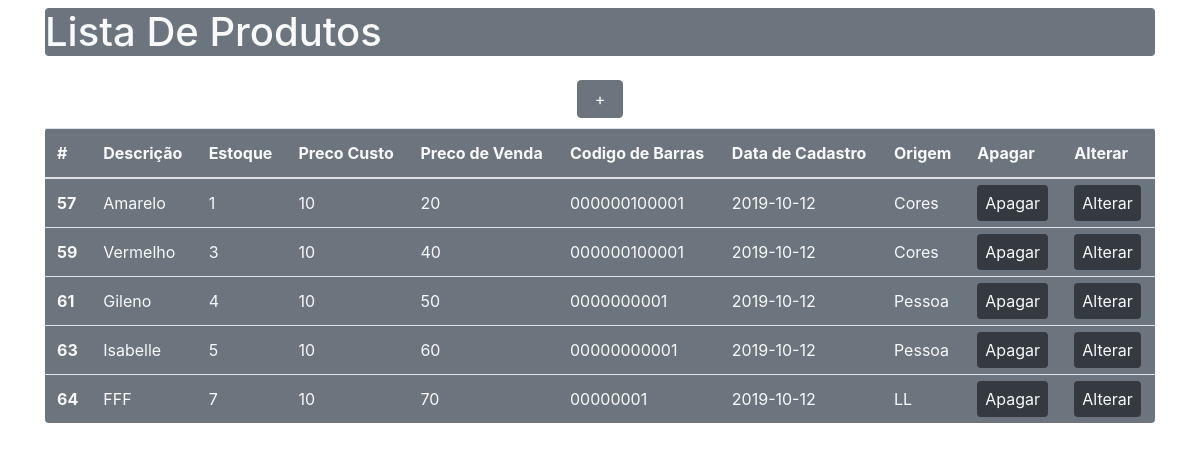
The page / on the database its author committed.
### tables this page shows
CREATE TABLE "produto"
(
	id integer not null
		primary key autoincrement,
	descricao text,
	estoque float,
	preco_custo float,
	preco_venda float,
	codigo_barras text,
	data_cadastro date,
	origem char(1)
);

### src/Gateway/ProdutoGateway.php (called while the page is built, shortened)
<?php
class ProdutoGateway
{
    private static $conn;
    public static function setConnection(PDO $conn){
        self::$conn = $conn;
    }
    public function all(){
        $sql = "SELECT * FROM produto";
        $result = self::$conn->query($sql);
        return $result->fetchAll(PDO::FETCH_OBJ);
    }
}

### index.php (the view, shortened to what this page needs)
<?php
$gw = new ProdutoGateway();
$produtos = $gw->all();
?>
<!doctype html>
<html lang="en">
<head>
    <link rel="stylesheet" href="https://stackpath.bootstrapcdn.com/bootstrap/4.3.1/css/bootstrap.min.css">
</head>
<body>
<div class="container">
    <div class="col-md2 bg-secondary text-light rounded mt-2">
        <p class="h1 ">Lista De Produtos<p>
    </div>
        <div class="col-md-12"  align="center">
            <h1><a href="formulario.html"><input class="btn btn-secondary" type="submit" value=" + "></a></h1>
        </div>
    <table class="table bg-secondary text-light rounded">
        <thead>
        <tr>
            <th scope="col">#</th>
            <th scope="col">Descrição</th>
            <th scope="col">Estoque</th>
            <th scope="col">Preco Custo</th>
            <th scope="col">Preco de Venda</th>
            <th scope="col">Codigo de Barras</th>
            <th scope="col">Data de Cadastro</th>
            <th scope="col">Origem</th>
            <th scope="col">Apagar</th>
            <th scope="col">Alterar</th>
        </tr>
        </thead>
        <tbody>
        <?php
        foreach($produtos as $produto){
            ?>
            <tr>
                <th scope="row"><?=$produto->id?></th>
                <td><?=$produto->descricao?></td>
                <td><?=$produto->estoque?></td>
                <td><?=$produto->preco_custo?></td>
                <td><?=$produto->preco_venda?></td>
                <td><?=$produto->codigo_barras?></td>
                <td><?=$produto->data_cadastro?></td>
                <td><?=$produto->origem?></td>
                <td><a href="apagar.php?id=<?=$produto->id?>" class="bg-dark rounded text-light p-2">Apagar</a></td>
                <td ><a href="alterar.php?id=<?=$produto->id?>" class="bg-dark rounded text-light p-2">Alterar</a></td>
            </tr>
        <?php } ?>
        </tbody>
    </table>
</div>
</body>
</html>

### rows shown on the page
produto: id "57", descricao "Amarelo", estoque "1", preco_custo "10", preco_venda "20", codigo_barras "000000100001", data_cadastro "2019-10-12", origem "Cores"
produto: id "59", descricao "Vermelho", estoque "3", preco_custo "10", preco_venda "40", codigo_barras "000000100001", data_cadastro "2019-10-12", origem "Cores"
produto: id "61", descricao "Gileno", estoque "4", preco_custo "10", preco_venda "50", codigo_barras "0000000001", data_cadastro "2019-10-12", origem "Pessoa"
produto: id "63", descricao "Isabelle", estoque "5", preco_custo "10", preco_venda "60", codigo_barras "00000000001", data_cadastro "2019-10-12", origem "Pessoa"
produto: id "64", descricao "FFF", estoque "7", preco_custo "10", preco_venda "70", codigo_barras "00000001", data_cadastro "2019-10-12", origem "LL"
